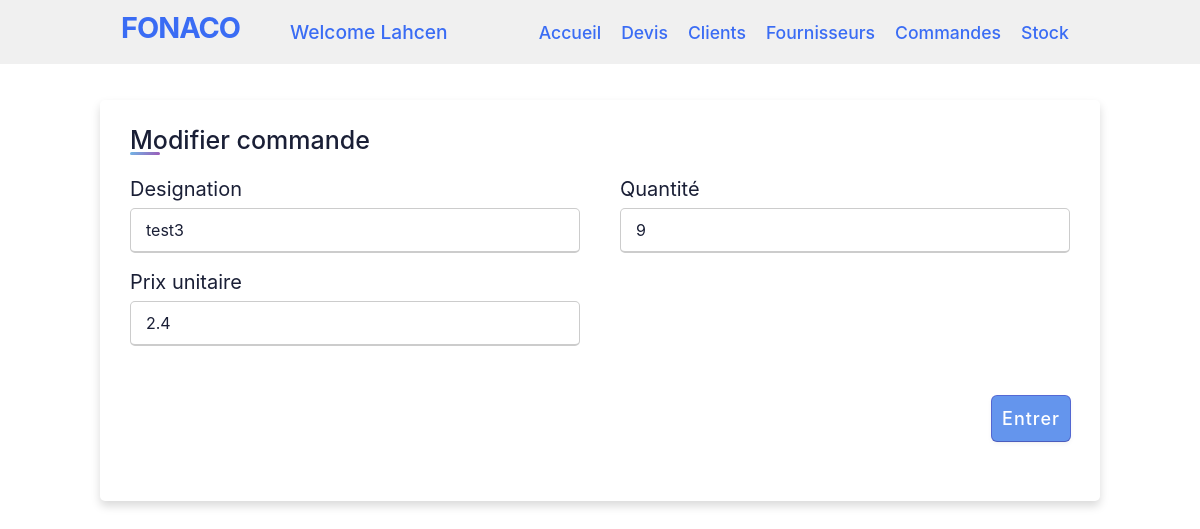
/editcommande.php?ID=88 (signed in), run on the app's committed database.
### tables this page shows
CREATE TABLE `commandes` (
  `id_commande` int(255) NOT NULL,
  `id_devis` int(255) NOT NULL,
  `designation` varchar(255) NOT NULL,
  `quantite` int(255) NOT NULL,
  `prix_unitaire` float NOT NULL,
  `total` float NOT NULL
);

### editcommande.php (the view, shortened to what this page needs)
<?php
include 'header.php';
$idcomm = $_GET['ID'];
$reqcomm = mysqli_query($conn, "select * from commandes where id_commande =" . $idcomm) or die("bad query");
?>
<div class="container">
    <div class="title">Modifier commande</div>
    <div class="content">
        <form method="post" action="">
            <?php while ($row = mysqli_fetch_assoc($reqcomm)) { ?>
                <div class="user-details">
                    <div class="input-box">
                        <span class="details">Designation</span>
                        <input type="text" name="designation" value="<?php echo $row['designation']; ?>" required>
                    </div>
                    <div class="input-box">
                        <span class="details">Quantité</span>
                        <input type="number" name="qte" value="<?php echo $row['quantite']; ?>" required>
                    </div>
                    <div class="input-box">
                        <span class="details">Prix unitaire</span>
                        <input type="number" step="0.1" name="prixuni" value="<?php echo $row['prix_unitaire']; ?>">
                    </div>
                </div>
                <div class="button">
                    <input type="submit" value="Entrer" name="submit">
                </div>
            <?php }; ?>
        </form>
    </div>
</div>
</body>
</html>

### style/style-trf.css (style rules this page uses)
* { margin: 0; padding: 0; box-sizing: border-box; font-family: 'Poppins',sans-serif; }
body { display: flex; justify-content: center; }
.container { max-width: 1000px; width: 100%; background-color: #fff; padding: 25px 30px; border-radius: 5px; box-shadow: 0 5px 10px rgba(0,0,0,0.15); margin-top: 100px; }
.container .title { font-size: 25px; font-weight: 500; position: relative; }
.container .title::before { content: ""; position: absolute; left: 0; bottom: 0; height: 3px; width: 30px; border-radius: 5px; background: linear-gradient(135deg, #71b7e6, #9b59b6); }
.content form .user-details { display: flex; flex-wrap: wrap; justify-content: space-between; margin: 20px 0 12px 0; }
form .user-details .input-box { margin-bottom: 15px; width: calc(100% / 2 - 20px); }
form .input-box span.details { display: block; margin-bottom: 5px; }
.user-details .input-box input { height: 45px; width: 100%; outline: none; font-size: 16px; border-radius: 5px; padding-left: 15px; border: 1px solid #ccc; border-bottom-width: 2px; transition: all 0.3s ease; }
form .button { height: 45px; margin: 35px 0 }
form .button input { height: 100%; width: auto; padding: 0 10px; float: right; border-radius: 5px; border: none; color: #fff; font-size: 18px; font-weight: 500; letter-spacing: 1px; cursor: pointer; transition: all 0.3s ease; background-color:cornflowerblue; }

### style/style.css (style rules this page uses)
* { padding: 0; margin: 0; color: #1a1f36; box-sizing: border-box; word-wrap: break-word; font-family: -apple-system,BlinkMacSystemFont,Segoe UI,Roboto,Helvetica Neue,Ubuntu,sans-serif; }
body { min-height: 100%; background-color: #ffffff; }
span { display: block; font-size: 20px; line-height: 28px; color: #1a1f36; }
input[type="submit"] { background-color: rgb(84, 105, 212); box-shadow: rgba(0, 0, 0, 0) 0px 0px 0px 0px, rgba(0, 0, 0, 0) 0px 0px 0px 0px, rgba(0, 0, 0, 0.12) 0px 1px 1px 0px, rgb(84, 105, 212) 0px 0px 0px 1px, rgba(0, 0, 0, 0) 0px 0px 0px 0px, rgba(0, 0, 0, 0) 0px 0px 0px 0px, rgba(60, 66, 87, 0.08) 0px 2px 5px 0px; color: #fff; font-weight: 600; cursor: pointer; }

### data on the page
commandes: designation "test3", qte "9", prixuni "2.4"

### other printed values
$_SESSION['username'] "Lahcen"
